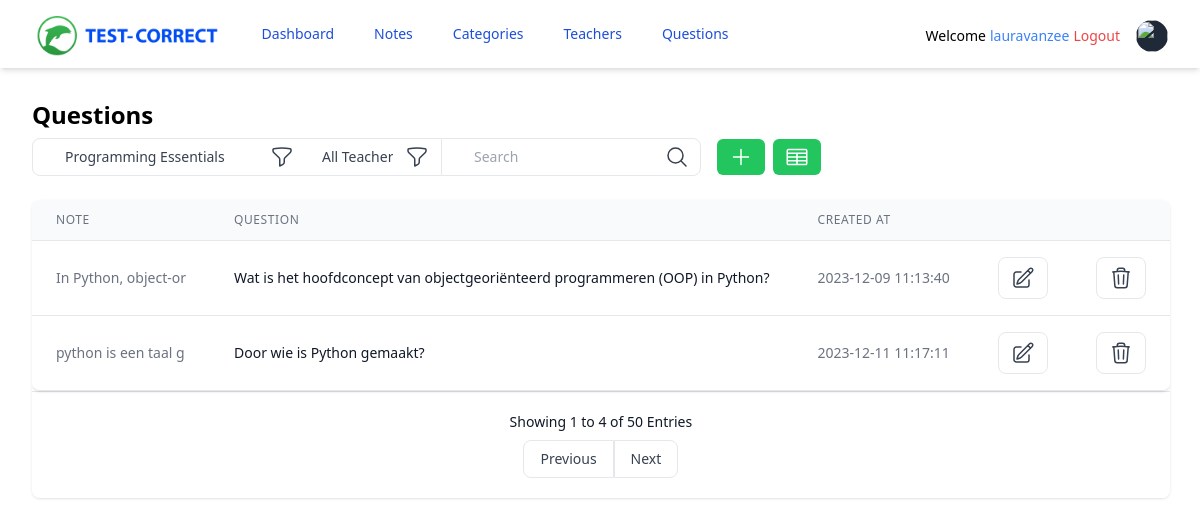
Screenshot of /questions/ (signed in) with the database file from the repository.
### tables this page shows
CREATE TABLE questions (
            questions_id INTEGER PRIMARY KEY AUTOINCREMENT,
            note_id INTEGER NOT NULL,
            exam_question TEXT NOT NULL,            
            date_created DATETIME DEFAULT CURRENT_TIMESTAMP,            
            FOREIGN KEY (note_id) REFERENCES notes (note_id));

CREATE TABLE notes (
            note_id INTEGER PRIMARY KEY AUTOINCREMENT,
            title TEXT NOT NULL,
            note_source TEXT NOT NULL,
            is_public INTEGER NOT NULL DEFAULT 1,
            teacher_id INTEGER NOT NULL,
            category_id INTEGER NOT NULL,
            note TEXT NOT NULL,
            date_created DATETIME DEFAULT CURRENT_TIMESTAMP,            
            FOREIGN KEY (teacher_id) REFERENCES teachers (teacher_id),
            FOREIGN KEY (category_id) REFERENCES categories (category_id));

### controllers/question_controller.py (the view)
@questions_page.route("/", methods=["GET", "POST"])
def questions():
    if "user" in session:
        username = session["user"]
        question_controller = QuestionModel(DATABASE_FILE)
        get_questions = question_controller.get_all_questions()
        return render_template(
            "question/questions.html.j2", questions=get_questions, username=username
        )
    return redirect(url_for("login"))

### models/question_model.py (called while the page is built)
    def __get_cursor(self):
        connection = sqlite3.connect(self.dbpath)
        cursor = connection.cursor()
        cursor.row_factory = sqlite3.Row
        return cursor

    def get_all_questions(self):
        cursor = self.__get_cursor()
        cursor.execute(
            "SELECT * FROM questions INNER JOIN notes ON notes.note_id = questions.note_id"
        )
        return cursor.fetchall()

### templates/question/questions.html.j2 (shortened to what this page needs)
{% extends "index.html.j2" %}
{% block content %}
<div class="mx-auto max-w-7xl px-2 sm:px-6 lg:px-8">
    <div class="py-8">
        <div>
            <h2 class="text-2xl font-semibold leading-tight">Questions</h2>
        </div>
        <div class="my-2 flex sm:flex-row flex-col">
            <div class="flex flex-row mb-1 sm:mb-0">
                <div class="relative">
                        <label>
                            <select
                                name="filter_value"
                                class="appearance-none text-decoration rounded-e-none rounded-s-lg border border-gray-200 border-b block pl-8 pr-20 py-2 w-full bg-white placeholder-gray-400 text-gray-700 focus:bg-white focus:placeholder-gray-600 focus:text-gray-700 focus:outline-none">
                                <option>Programming Essentials</option>
                            </select>
                        </label>
                        <div
                            class="pointer-events-none absolute inset-y-0 right-0 flex items-center px-2 text-gray-700">
                        </div>
                        <span class="h-full absolute inset-y-0 right-0 flex items-center">
                            <button
                                type="submit"
                                class="hover:bg-gray-100 bg-white rounded-s-none rounded-e-none text-gray-700 rounded-md px-3 py-1.5 transition duration-500 ease select-none hover:bg-gray-200 focus:outline-none focus:shadow-outline"
                                >
                            </button>
                        </span>
                </div>
                <div class="relative">
                    <label>
                        <select
                            class="appearance-none h-full rounded-r border-t sm:rounded-r-none sm:border-r-0 border-r border-b block appearance-none w-full bg-white border-gray-200 text-gray-700 py-2 px-4 pr-10 leading-tight focus:outline-none focus:border-l focus:border-r focus:bg-white focus:border-gray-500">
                            <option>All Teachers</option>
                        </select>
                    </label>
                    <div
                        class="pointer-events-none absolute inset-y-0 right-0 flex items-center px-2 text-gray-700">
                    </div>
                    <span class="h-full absolute inset-y-0 right-0 flex items-center">
                        <button
                            type="submit"
                            class="hover:bg-gray-100 bg-white rounded-s-none rounded-e-none text-gray-700 rounded-md px-3 py-1.5 transition duration-500 ease select-none hover:bg-gray-200 focus:outline-none focus:shadow-outline"
                            >
                        </button>
                    </span>
                </div>
            </div>
            <div class="block relative">
                    <label>
                    <input placeholder="Search"
                        name="search_value" class="appearance-none rounded-e-lg rounded-s-none border border-gray-200 border-b block pl-8 pr-6 py-2 w-full bg-white placeholder-gray-400 text-gray-700 focus:bg-white focus:placeholder-gray-600 focus:text-gray-700 focus:outline-none" />
                    </label>
                    <span class="h-full absolute inset-y-0 right-0 flex items-center pl-2">
                        <button
                            type="submit"
                            class="hover:bg-gray-100  rounded-s-none rounded-e-lg text-gray-700 rounded-md px-3 py-1.5 transition duration-500 ease select-none hover:bg-gray-200 focus:outline-none focus:shadow-outline"
                            >
                            <svg xmlns="http://www.w3.org/2000/svg" fill="none" viewBox="0 0 24 24" stroke-width="1.5" stroke="currentColor" class="w-6 h-6">
                                <path stroke-linecap="round" stroke-linejoin="round" d="M21 21l-5.197-5.197m0 0A7.5 7.5 0 105.196 5.196a7.5 7.5 0 0010.607 10.607z"></path>
                            </svg>
                        </button>
                    </span>
            </div>
            <div class="block relative">
                <span class="h-full absolute inset-y-0 left-0 flex items-center pl-2">
                        <button
                            type="submit"
                            class="border-green-500 bg-green-500 text-white rounded-md px-3 py-1.5 m-2 transition duration-500 ease select-none hover:bg-green-600 focus:outline-none focus:shadow-outline"
                            >
                            <svg xmlns="http://www.w3.org/2000/svg" fill="none" viewBox="0 0 24 24" stroke-width="1.5" stroke="currentColor" class="w-6 h-6">
                                <path stroke-linecap="round" stroke-linejoin="round" d="M12 4.5v15m7.5-7.5h-15"></path>
                            </svg>
                        </button>
                </span>
            </div>
            <div class="block relative">
                <span class="h-full absolute inset-y-0 left-0 flex items-center pl-16">
                    <form action="{{ url_for('questions.generate_csv') }}" method="POST">
                        <button
                            type="submit"
                            class="border-green-500 bg-green-500 text-white rounded-md px-3 py-1.5 m-2 transition duration-500 ease select-none hover:bg-green-600 focus:outline-none focus:shadow-outline"
                            >
                        </button>
                    </form>
                </span>
            </div>
        </div>
        <div class="-mx-4 sm:-mx-8 px-4 sm:px-8 py-4 overflow-x-auto">
            <div class="inline-block min-w-full shadow rounded-lg overflow-hidden">
                <div class="flex flex-col">
                    <div class="-my-2 overflow-x-auto sm:-mx-6 lg:-mx-8">
                        <div class="py-2 align-middle inline-block min-w-full sm:px-6 lg:px-8">
                            <div class="shadow overflow-hidden border-b border-gray-200 sm:rounded-lg">
                                <table class="min-w-full divide-y divide-gray-200 text-sm">
                                    <thead class="bg-gray-50">
                                        <tr>
                                            <th scope="col" class="px-6 py-3 text-xs text-left font-medium text-gray-500 uppercase tracking-wider">
                                                Note
                                            </th>
                                            <th scope="col" class="px-6 py-3 text-xs text-left font-medium text-gray-500 uppercase tracking-wider">
                                                Question
                                            </th>
                                            <th scope="col" class="px-6 py-3 text-xs text-left font-medium text-gray-500 uppercase tracking-wider">
                                                Created at
                                            </th>
                                            <th scope="col" class="relative px-6 py-3">
                                            </th>
                                            <th scope="col" class="relative px-6 py-3">
                                            </th>
                                        </tr>
                                    </thead>
                                    <tbody class="bg-white divide-y divide-gray-200">
                                        {% for question in questions %}
                                        <tr>
                                            <td class="px-6 py-4 whitespace-nowrap text-gray-500">
                                                {{ question.note[:20] }}
                                            </td>
                                            <td class="px-6 py-4 whitespace-nowrap">
                                                <div class="text-sm text-gray-900">{{ question.exam_question }}</div>
                                            </td>
                                            <td class="px-6 py-4 whitespace-nowrap text-gray-500">
                                                {{ question.date_created }}
                                            </td>
                                            <td class="px-6 py-4 whitespace-nowrap text-right font-medium">
                                                    <button type="submit" class="hover:bg-gray-100 border text-gray-700 py-2 px-3 rounded-s-lg rounded-e-lg">
                                                    </button>
                                            </td>
                                            <td class="px-6 py-4 whitespace-nowrap text-right font-medium">
                                                <form action="{{ url_for('questions.delete_question', question_id=question.question_id) }}" method="POST">
                                                    <button type="submit" class="hover:bg-gray-100 border text-gray-700 py-2 px-3 rounded-s-lg rounded-e-lg">
                                                    </button>
                                                </form>
                                            </td>
                                        </tr>
                                        {% endfor %}
                                    </tbody>
                                </table>
                            </div>
                        </div>
                    </div>
                </div>
                <div
                    class="px-5 py-5 bg-white border-t flex flex-col xs:flex-row items-center xs:justify-between">
                    <span class="text-gray-900">
                    Showing 1 to 4 of 50 Entries
                    </span>
                    <div class="inline-flex mt-2 xs:mt-0">
                        <button
                            class="hover:bg-gray-100 border text-gray-700 py-2 px-4 rounded-s-lg">
                        Previous
                        </button>
                        <button
                            class="hover:bg-gray-100 border text-gray-700 py-2 px-4 rounded-e-lg">
                        Next
                        </button>
                    </div>
                </div>
            </div>
        </div>
    </div>
</div>
{% endblock %}

### rows the page displays
questions: note "In Python, object-or", exam_question "Wat is het hoofdconcept van objectgeoriënteerd programmeren (OOP) in Python?", date_created "2023-12-09 11:13:40"
questions: note "python is een taal g", exam_question "Door wie is Python gemaakt?", date_created "2023-12-11 11:17:11"

### other values shown
{{ username }} "lauravanzee"
